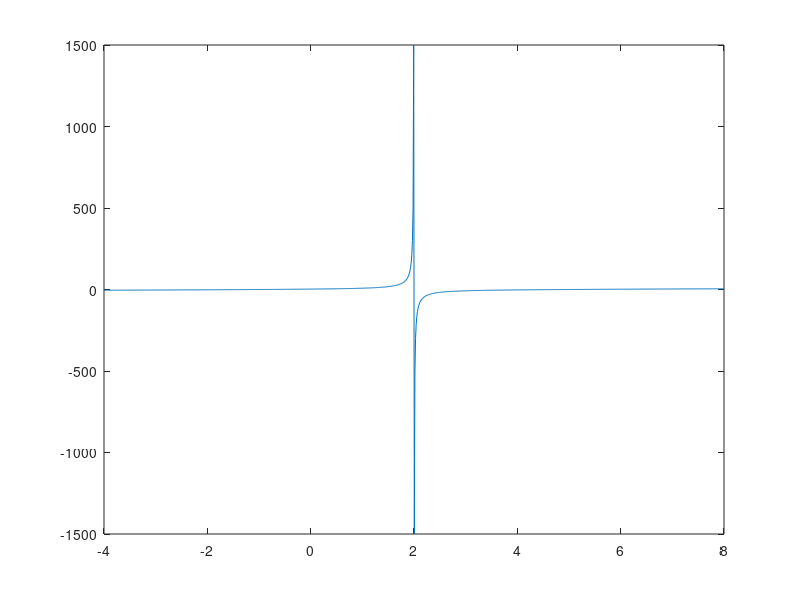

The MATLAB source for this figure:
clear; clc; close all; echo on; delete g164x09.txt; diary g164x09.txt;

x = linspace(-4,8,1000);
y = (x.^2 - 4.*x - 5) ./ (x - 2);

plot(x,y)

diary off; echo off;